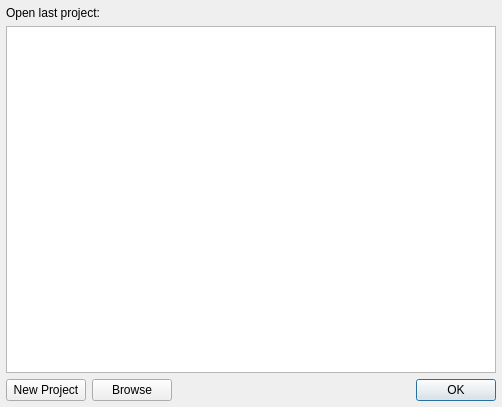
<?xml version="1.0" encoding="UTF-8"?>
<ui version="4.0">
 <class>StartupDialog</class>
 <widget class="QDialog" name="StartupDialog">
  <property name="geometry">
   <rect>
    <x>0</x>
    <y>0</y>
    <width>502</width>
    <height>407</height>
   </rect>
  </property>
  <property name="windowTitle">
   <string>Startup</string>
  </property>
  <layout class="QVBoxLayout" name="verticalLayout">
   <property name="leftMargin">
    <number>6</number>
   </property>
   <property name="topMargin">
    <number>6</number>
   </property>
   <property name="rightMargin">
    <number>6</number>
   </property>
   <property name="bottomMargin">
    <number>6</number>
   </property>
   <item>
    <widget class="QWidget" name="widget" native="true">
     <layout class="QHBoxLayout" name="horizontalLayout">
      <property name="leftMargin">
       <number>0</number>
      </property>
      <property name="topMargin">
       <number>0</number>
      </property>
      <property name="rightMargin">
       <number>0</number>
      </property>
      <property name="bottomMargin">
       <number>0</number>
      </property>
      <item>
       <widget class="QLabel" name="label">
        <property name="text">
         <string>Open last project:</string>
        </property>
       </widget>
      </item>
     </layout>
    </widget>
   </item>
   <item>
    <widget class="QListWidget" name="listWidget">
     <property name="textElideMode">
      <enum>Qt::ElideMiddle</enum>
     </property>
    </widget>
   </item>
   <item>
    <widget class="QWidget" name="widget_2" native="true">
     <layout class="QHBoxLayout" name="horizontalLayout_2">
      <property name="leftMargin">
       <number>0</number>
      </property>
      <property name="topMargin">
       <number>0</number>
      </property>
      <property name="rightMargin">
       <number>0</number>
      </property>
      <property name="bottomMargin">
       <number>0</number>
      </property>
      <item>
       <widget class="QPushButton" name="new_pushButton">
        <property name="text">
         <string>New Project</string>
        </property>
        <property name="icon">
         <iconset resource="MainWindow.qrc">
          <normaloff>:/MainWindow/Resources/new.ico</normaloff>:/MainWindow/Resources/new.ico</iconset>
        </property>
        <property name="autoDefault">
         <bool>false</bool>
        </property>
       </widget>
      </item>
      <item>
       <widget class="QPushButton" name="browse_pushButton">
        <property name="text">
         <string>Browse</string>
        </property>
        <property name="icon">
         <iconset resource="MainWindow.qrc">
          <normaloff>:/MainWindow/Resources/open.ico</normaloff>:/MainWindow/Resources/open.ico</iconset>
        </property>
        <property name="autoDefault">
         <bool>false</bool>
        </property>
       </widget>
      </item>
      <item>
       <spacer name="horizontalSpacer">
        <property name="orientation">
         <enum>Qt::Horizontal</enum>
        </property>
        <property name="sizeHint" stdset="0">
         <size>
          <width>40</width>
          <height>20</height>
         </size>
        </property>
       </spacer>
      </item>
      <item>
       <widget class="QPushButton" name="ok_pushButton">
        <property name="text">
         <string>OK</string>
        </property>
       </widget>
      </item>
     </layout>
    </widget>
   </item>
  </layout>
 </widget>
 <resources>
  <include location="MainWindow.qrc"/>
 </resources>
 <connections/>
</ui>
